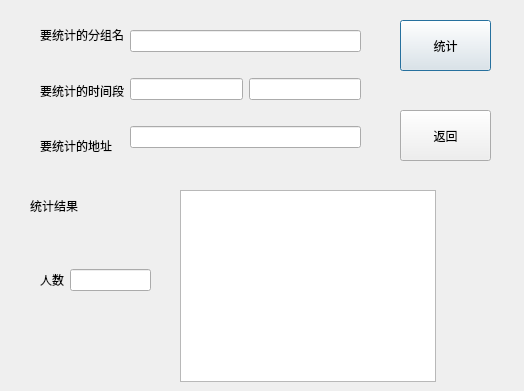
<?xml version="1.0" encoding="UTF-8"?>
<ui version="4.0">
 <class>InfoDialog</class>
 <widget class="QDialog" name="InfoDialog">
  <property name="geometry">
   <rect>
    <x>0</x>
    <y>0</y>
    <width>524</width>
    <height>391</height>
   </rect>
  </property>
  <property name="windowTitle">
   <string>Dialog</string>
  </property>
  <widget class="QWidget" name="horizontalLayoutWidget_2">
   <property name="geometry">
    <rect>
     <x>40</x>
     <y>10</y>
     <width>321</width>
     <height>161</height>
    </rect>
   </property>
   <layout class="QHBoxLayout" name="horizontalLayout_2">
    <item>
     <layout class="QVBoxLayout" name="verticalLayout_2">
      <item>
       <widget class="QLabel" name="label_2">
        <property name="text">
         <string>要统计的分组名</string>
        </property>
       </widget>
      </item>
      <item>
       <widget class="QLabel" name="label_3">
        <property name="text">
         <string>要统计的时间段</string>
        </property>
       </widget>
      </item>
      <item>
       <widget class="QLabel" name="label">
        <property name="text">
         <string>要统计的地址</string>
        </property>
       </widget>
      </item>
     </layout>
    </item>
    <item>
     <layout class="QVBoxLayout" name="verticalLayout">
      <item>
       <widget class="QLineEdit" name="TypeEdit"/>
      </item>
      <item>
       <layout class="QHBoxLayout" name="horizontalLayout">
        <item>
         <widget class="QLineEdit" name="BeginTimeEdit"/>
        </item>
        <item>
         <widget class="QLineEdit" name="EndTimeEdit"/>
        </item>
       </layout>
      </item>
      <item>
       <widget class="QLineEdit" name="CityEdit"/>
      </item>
     </layout>
    </item>
   </layout>
  </widget>
  <widget class="QPushButton" name="InfoButton">
   <property name="geometry">
    <rect>
     <x>400</x>
     <y>20</y>
     <width>91</width>
     <height>51</height>
    </rect>
   </property>
   <property name="text">
    <string>统计</string>
   </property>
  </widget>
  <widget class="QPushButton" name="ExitButton">
   <property name="geometry">
    <rect>
     <x>400</x>
     <y>110</y>
     <width>91</width>
     <height>51</height>
    </rect>
   </property>
   <property name="text">
    <string>返回</string>
   </property>
  </widget>
  <widget class="QLabel" name="label_4">
   <property name="geometry">
    <rect>
     <x>30</x>
     <y>190</y>
     <width>61</width>
     <height>31</height>
    </rect>
   </property>
   <property name="text">
    <string>统计结果</string>
   </property>
  </widget>
  <widget class="QListWidget" name="listWidget">
   <property name="geometry">
    <rect>
     <x>180</x>
     <y>190</y>
     <width>256</width>
     <height>192</height>
    </rect>
   </property>
  </widget>
  <widget class="QWidget" name="horizontalLayoutWidget_3">
   <property name="geometry">
    <rect>
     <x>40</x>
     <y>240</y>
     <width>111</width>
     <height>80</height>
    </rect>
   </property>
   <layout class="QHBoxLayout" name="horizontalLayout_3">
    <item>
     <widget class="QLabel" name="label_5">
      <property name="text">
       <string>人数</string>
      </property>
     </widget>
    </item>
    <item>
     <widget class="QLineEdit" name="NumlineEdit"/>
    </item>
   </layout>
  </widget>
 </widget>
 <resources/>
 <connections>
  <connection>
   <sender>ExitButton</sender>
   <signal>clicked()</signal>
   <receiver>InfoDialog</receiver>
   <slot>close()</slot>
   <hints>
    <hint type="sourcelabel">
     <x>375</x>
     <y>325</y>
    </hint>
    <hint type="destinationlabel">
     <x>261</x>
     <y>195</y>
    </hint>
   </hints>
  </connection>
 </connections>
</ui>
